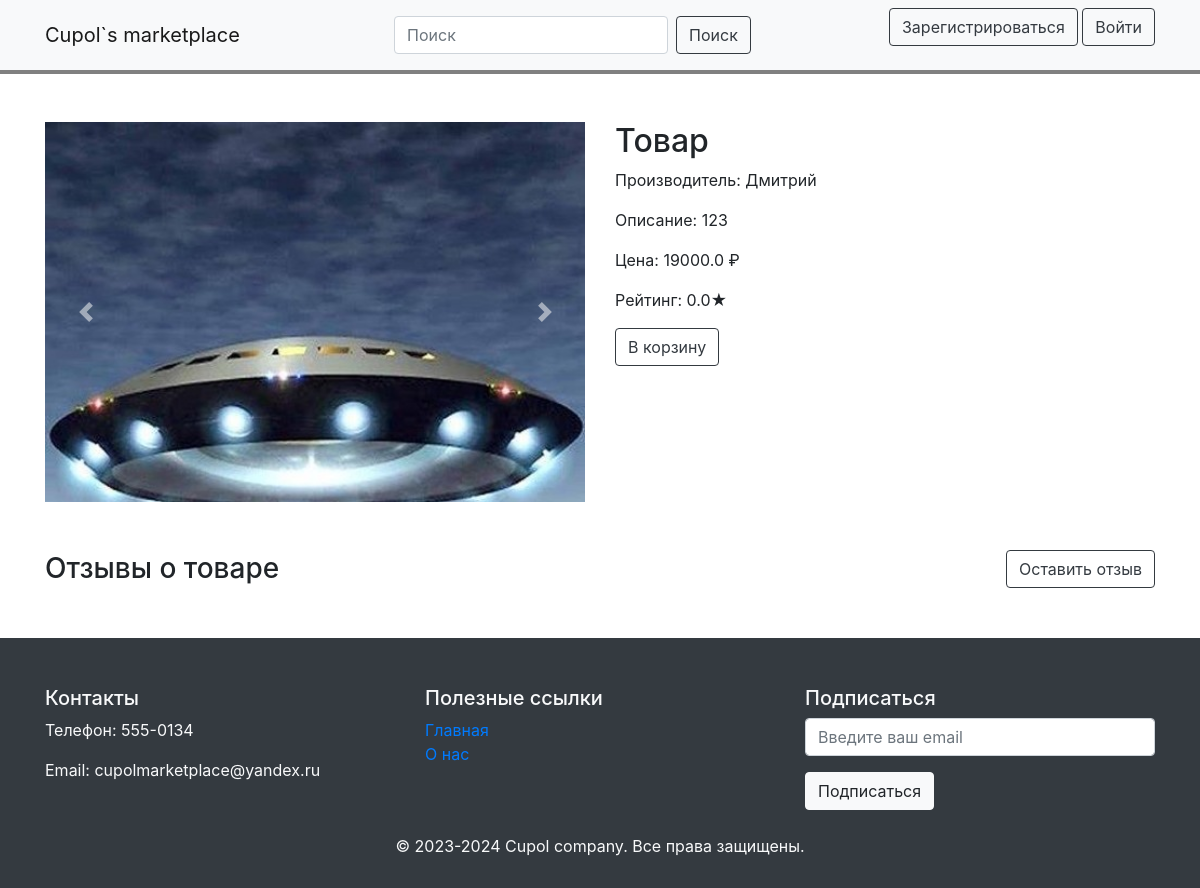
Before: /product/3 with the older database file.
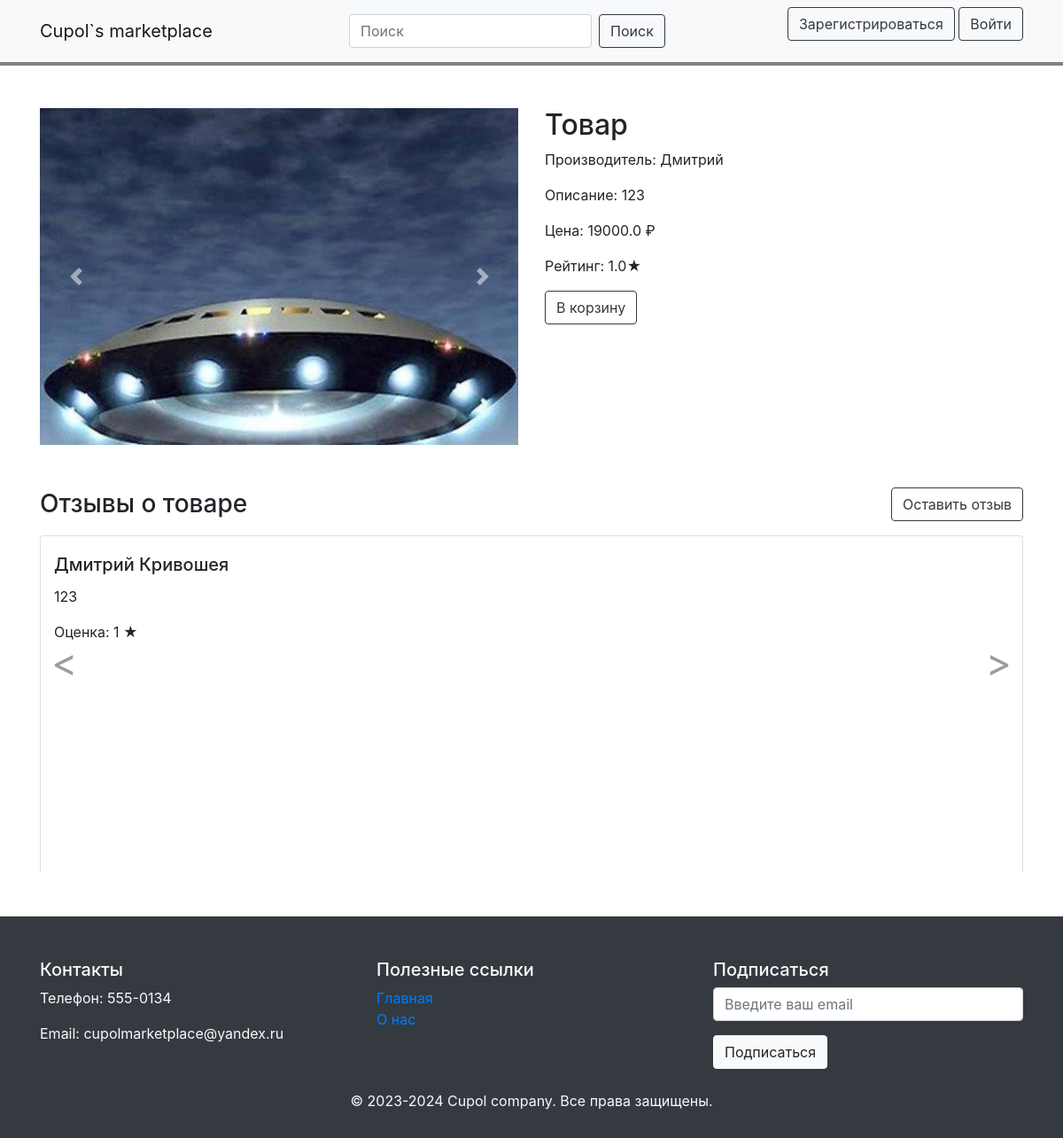
After: the same page with the newer database file.
### data/product.py (models this page shows)
class Product(SqlAlchemyBase, SerializerMixin):
    __tablename__ = 'product'
    id = sqlalchemy.Column(sqlalchemy.Integer, primary_key=True, autoincrement=True)
    seller_id = sqlalchemy.Column(sqlalchemy.Integer, sqlalchemy.ForeignKey("seller.id"))
    name = sqlalchemy.Column(sqlalchemy.String)
    description = sqlalchemy.Column(sqlalchemy.String)
    price = sqlalchemy.Column(sqlalchemy.Float)
    quantity = sqlalchemy.Column(sqlalchemy.Integer)
    rating = sqlalchemy.Column(sqlalchemy.Float, default=0.0)
    number_of_purchases = sqlalchemy.Column(sqlalchemy.Integer, default=0)
    date = sqlalchemy.Column(sqlalchemy.DateTime, default=datetime.datetime.now)
    seller = orm.relationship("Seller")

### data/seller.py (models this page shows, shortened)
class Seller(SqlAlchemyBase, UserMixin, SerializerMixin):
    __tablename__ = 'seller'
    id = sqlalchemy.Column(sqlalchemy.Integer, sqlalchemy.ForeignKey("user.id"), primary_key=True)
    name = sqlalchemy.Column(sqlalchemy.String)
    surname = sqlalchemy.Column(sqlalchemy.String)
    email = sqlalchemy.Column(sqlalchemy.String)
    password = sqlalchemy.Column(sqlalchemy.String)
    gender = sqlalchemy.Column(sqlalchemy.String)
    age = sqlalchemy.Column(sqlalchemy.Integer)
    rating = sqlalchemy.Column(sqlalchemy.Float, default=0.0)
    date = sqlalchemy.Column(sqlalchemy.DateTime, default=datetime.datetime.now)
    user = orm.relationship("User")

### data/review.py (models this page shows)
class Review(SqlAlchemyBase, SerializerMixin):
    __tablename__ = 'review'
    id = sqlalchemy.Column(sqlalchemy.Integer, primary_key=True, autoincrement=True)
    product_id = sqlalchemy.Column(sqlalchemy.Integer, sqlalchemy.ForeignKey("product.id"))
    buyer_id = sqlalchemy.Column(sqlalchemy.Integer, sqlalchemy.ForeignKey("buyer.id"))
    rating = sqlalchemy.Column(sqlalchemy.Integer)
    text = sqlalchemy.Column(sqlalchemy.String)
    date = sqlalchemy.Column(sqlalchemy.DateTime, default=datetime.datetime.now)
    product = orm.relationship("Product")
    buyer = orm.relationship("Buyer")

### main.py (the view)
@app.route('/product/<product_id>')
def product(product_id):
    db_sess = db_session.create_session()
    reviews = db_sess.query(Review).filter(Review.product_id == product_id).all()
    product = db_sess.query(Product).filter(Product.id == product_id).first()
    seller = db_sess.query(Seller).filter(Seller.id == product.seller_id).first()
    reviews_info = []
    for i in reviews:
        try:
            user = (f"{db_sess.query(Buyer).filter(Buyer.id == i.buyer_id).first().name} "
                    f"{db_sess.query(Buyer).filter(Buyer.id == i.buyer_id).first().surname}")
        except Exception as err:
            user = "DELETED"
        reviews_info.append(
            {'username': user,
             'rating': i.rating,
             'text': i.text,
             'photos': get_photos_from_id(i.id, 'reviews')
             })
    params = {
        'css_style': url_for('static', filename='css/main_page.css'),
        'reviews': reviews_info,
        'product': {'id': product_id, 'name': product.name, 'seller_name': seller.name,
                    'description': product.description,
                    'price': product.price,
                    'rating': product.rating,
                    'photos': get_photos_from_id(product_id, 'products')}
    }
    return render_template('product.html', **params)

### data/db_session.py (called while the page is built)
def create_session() -> Session:
    global __factory
    return __factory()

### tools.py (called while the page is built)
def get_photos_from_id(id, mode):
    try:
        arr = os.listdir(f'static/photos/{mode}/{id}')
        arr = list(map(lambda x: f'static/photos/{mode}/{id}/{x}', arr))
        return arr
    except Exception as ex:
        return []

### templates/product.html (shortened to what this page needs)
{% extends "base.html" %}
{% block content %}
<div class="container mt-5">
  <div class="row">
    <div class="col-md-6">
      <div id="ProductCarousel" data-interval="false" class="carousel slide" data-ride="carousel">
        <div class="carousel-inner">
        {% for item in product.photos %}
          {% if loop.first %}
          <div class="carousel-item active">
            <img src="/{{ item }}" class="d-block w-100 img-fluid" alt="...">
          </div>
        {% else %}
          <div class="carousel-item">
            <img src="/{{ item }}" class="d-block w-100 img-fluid" alt="...">
          </div>
        {% endif %}
    {% endfor %}
        </div>
        <a class="carousel-control-prev" href="#ProductCarousel" role="button" data-slide="prev">
          <span class="carousel-control-prev-icon" aria-hidden="true"></span>
        </a>
        <a class="carousel-control-next" href="#ProductCarousel" role="button" data-slide="next">
          <span class="carousel-control-next-icon" aria-hidden="true"></span>
        </a>
      </div>
    </div>
    <div class="col-md-6">
      <h2>{{ product.name }}</h2>
      <p>Производитель: {{ product.seller_name }}</p>
      <p class="limited-width-paragraph">Описание: {{ product.description }}</p>
      <p>Цена: {{ product.price }} ₽</p>
      <p>Рейтинг: {{ product.rating }}★</p>
      <button id="addButton" class="btn btn-outline-dark btn-animated">В корзину</button>
    </div>
  </div>
</div>
<div class="container mt-5">
  <div class="d-flex justify-content-between align-items-center mb-3">
    <h3 class="mb-0">Отзывы о товаре</h3>
    <a href="/add_review/{{ product.id }}" class="btn btn-outline-dark btn-animated">Оставить отзыв</a>
  </div>
  {% if reviews|length > 0%}
    <div id="reviewsCarousel" data-interval="false" class="carousel slide" data-ride="carousel">
      <div class="carousel-inner">
        {% for review in reviews %}
        <div class="carousel-item {% if loop.first %}active{% endif %}">
          <div class="card mb-3">
            <div class="card-body">
              <h5 class="card-title">{{ review.username }}</h5>
              <p class="card-text">{{ review.text }}</p>
              <p class="card-text">Оценка: {{ review.rating }} ★</p>
            </div>
          </div>
        </div>
        {% endfor %}
      </div>
      <a class="carousel-control-prev" href="#reviewsCarousel" role="button" data-slide="prev">
        <span class="carousel-control-prev-icon" aria-hidden="true"></span>
      </a>
      <a class="carousel-control-next" href="#reviewsCarousel" role="button" data-slide="next">
        <span class="carousel-control-next-icon" aria-hidden="true"></span>
      </a>
    </div>
  {% endif %}
</div>
</body>
</html>
{% endblock %}

### templates/base.html (shortened to what this page needs)
<!DOCTYPE html>
<html lang="en" xmlns="http://www.w3.org/1999/html">
<head>
  <link rel="stylesheet" href="{{ css_style }}">
  <link rel="stylesheet" href="https://stackpath.bootstrapcdn.com/bootstrap/4.5.2/css/bootstrap.min.css">
</head>
<body>
<nav class="navbar navbar-expand-lg navbar-light bg-light">
  <div class="container">
    <a class="navbar-brand" href="/">Cupol`s marketplace</a>
    <form class="form-inline mx-auto">
      <input class="form-control mr-sm-2" type="search" id="searchQuery" placeholder="Поиск" aria-label="Search">
      <button class="btn btn-outline-dark my-2 my-sm-0 btn-animated" type="submit" onclick="search(event)">Поиск</button>
    </form>
    {% if current_user.is_authenticated %}
      <ul class="navbar-nav ml-auto">
        <li class="nav-item">
          {% if current_user.type == "seller" %}
            <a class="nav-link custom-cart-btn" href="/add_product">Добавить товар</a>
          {% else %}
            <a class="nav-link custom-cart-btn" href="/cart">Корзина</a>
          {% endif %}
        </li>
        <li class="nav-item">
          <a class="nav-link custom-account-btn" href="/account">{{ current_user.get_user().name }} {{ current_user.get_user().surname }}</a>
        </li>
      </ul>
    {% else %}
      <p>
          <a class="btn btn btn-outline-dark btn-animated" href="/register">Зарегистрироваться</a>
          <a class="btn btn btn-outline-dark btn-animated" href="/login">Войти</a>
      </p>
    {% endif %}
  </div>
</nav>
{% block content %}{% endblock %}
<footer class="footer bg-dark text-light py-5">
    <div class="container">
        <div class="row">
            <div class="col-md-4">
                <h5>Контакты</h5>
                <p>Телефон: 555-0134</p>
                <p>Email: cupolmarketplace@yandex.ru</p>
            </div>
            <div class="col-md-4">
                <h5>Полезные ссылки</h5>
                <ul class="list-unstyled">
                    <li><a href="/">Главная</a></li>
                    <li><a href="/about_us">О нас</a></li>
                </ul>
            </div>
            <div class="col-md-4">
                <h5>Подписаться</h5>
                <form id="subscribeForm">
                    <div class="form-group">
                        <input type="email" class="form-control" id="emailInput" placeholder="Введите ваш email" required>
                    </div>
                    <button type="submit" class="btn btn-light btn-animated" id="subscribeBtn">Подписаться</button>
                </form>
            </div>
        </div>
        <div class="row mt-4">
            <div class="col-md-12 text-center">
                <p>&copy; 2023-2024 Cupol company. Все права защищены.</p>
            </div>
        </div>
    </div>
</footer>

### static/css/main_page.css (style rules this page uses)
.navbar { border-width: 2px; border-bottom: 4px gray solid; }
body { display: flex flex-direction: column; }
.navbar-brand { margin-right: 2rem; }
.card { width: 100%; margin-bottom: 30px; height: 400px; }
.card-title, .card-price, .card-rating { margin-bottom: 5px; }
.card-body { padding: 15px; margin-left: -5px; }
.container { padding-left: 0; padding-right: 0; margin-left: 15px; }
#reviewsCarousel .carousel-control-prev-icon, #reviewsCarousel .carousel-control-next-icon { top: 30%; transform: translateY(-30%); height: 100px; width: 100px; outline: black; background-size: 100%, 100%; background-image: none; }
#reviewsCarousel .carousel-control-next-icon:after { content: '>'; font-size: 44px; color: rgb(52, 58, 64); }
#reviewsCarousel .carousel-control-prev-icon:after { content: '<'; font-size: 44px; color: rgb(52, 58, 64); }
#reviewsCarousel .carousel-control-prev { left: -5%; }
#reviewsCarousel .carousel-control-next { right: -5%; }
#reviewsCarousel .carousel-item { max-height: 380px; overflow: hidden; }
#ProductCarousel .carousel-item { max-height: 380px; overflow: hidden; }
#ProductCarousel .carousel-item img { width: 100%; height: auto; }
footer { height: 250px; margin-top: 50px; }
.limited-width-paragraph { max-width: 900px; word-wrap: break-word; }

Changed rows visible on the page:
changed Product "Товар": rating "0.0" → "1.0"
added Review: username "Дмитрий Кривошея", text "123", rating "1"
